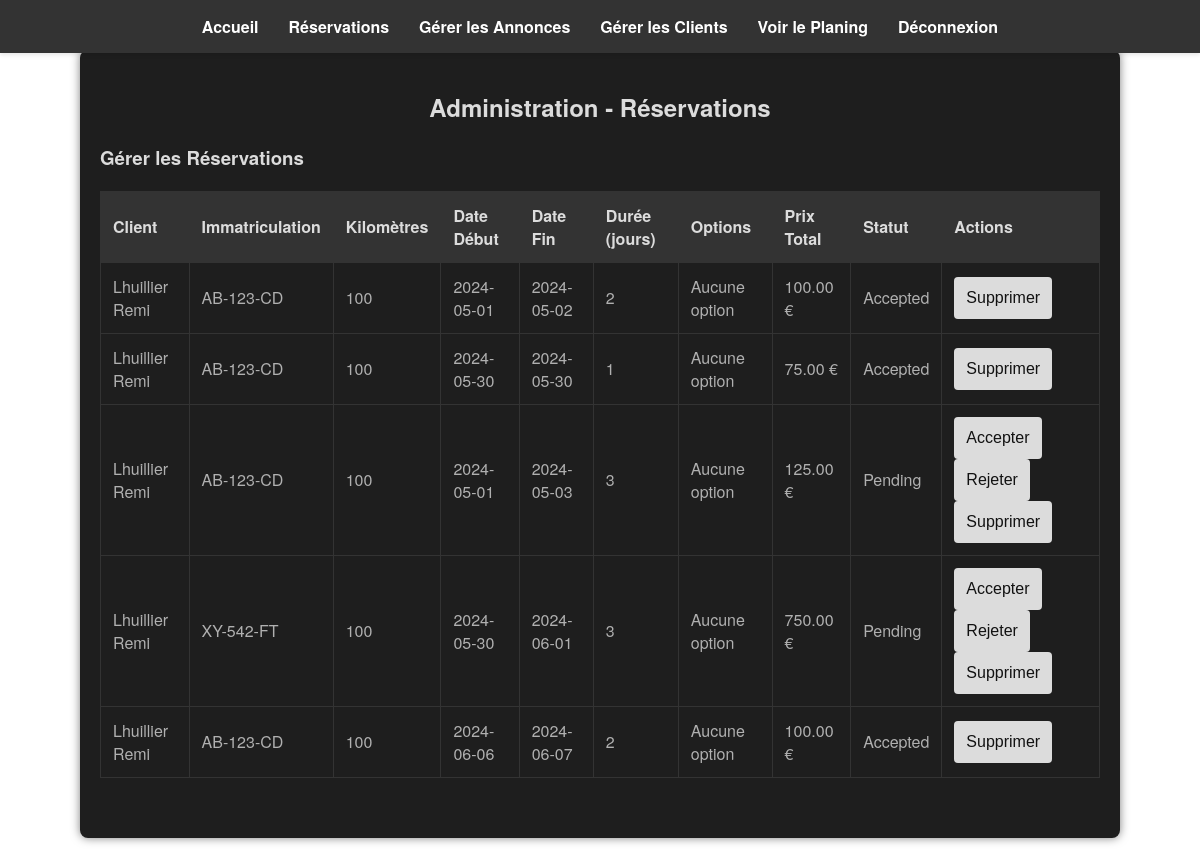
The page /admin.php (signed in) on the database its author committed.
### tables this page shows
CREATE TABLE `reservations` (
  `id` int(11) NOT NULL,
  `id_client` int(11) DEFAULT NULL,
  `immatriculation` varchar(16) DEFAULT NULL,
  `kilometres` int(11) DEFAULT NULL,
  `days` int(11) NOT NULL,
  `total_price` decimal(10,2) NOT NULL,
  `status` enum('pending','accepted','rejected') DEFAULT 'pending',
  `start_date` date DEFAULT NULL,
  `end_date` date DEFAULT NULL
);

CREATE TABLE `clients` (
  `id_client` int(11) NOT NULL,
  `id_type_client` int(11) NOT NULL,
  `nom` varchar(100) NOT NULL,
  `prenom` varchar(100) NOT NULL,
  `adresse` varchar(256) NOT NULL,
  `email` varchar(100) NOT NULL,
  `password` varchar(255) NOT NULL,
  `is_admin` tinyint(1) NOT NULL DEFAULT 0
);

### admin.php (the view, shortened to what this page needs)
<?php
$servername = "localhost";
$username = "root";
$password = "";
$dbname = "locauto";
$conn = new mysqli($servername, $username, $password, $dbname);
$sql_reservations = "SELECT r.id, r.immatriculation, r.kilometres, r.days, r.total_price, r.status, r.start_date, r.end_date, c.nom, c.prenom
                     FROM reservations r
                     JOIN clients c ON r.id_client = c.id_client";
$result_reservations = $conn->query($sql_reservations);
?>
<!DOCTYPE html>
<html lang="fr">
<head>
    <link rel="stylesheet" href="CSS/admin.css">
    <link rel="stylesheet" href="CSS/styles.css">
</head>
<body>
<header>
    <nav>
        <ul>
            <li><a href="index.php">Accueil</a></li>
            <li><a href="admin.php">Réservations</a></li>
            <li><a href="admin_annonces.php">Gérer les Annonces</a></li>
            <li><a href="admin_clients.php">Gérer les Clients</a></li>
            <li><a href="planing.php">Voir le Planing</a></li>
            <li><a href="logout.php">Déconnexion</a></li>
        </ul>
    </nav>
</header>
    <div class="admin-containerspe">
        <h2 class="admin-title">Administration - Réservations</h2>
        <div class="form-section">
            <h3>Gérer les Réservations</h3>
            <table>
                <thead>
                    <tr>
                        <th>Client</th>
                        <th>Immatriculation</th>
                        <th>Kilomètres</th>
                        <th>Date Début</th>
                        <th>Date Fin</th>
                        <th>Durée (jours)</th>
                        <th>Options</th>
                        <th>Prix Total</th>
                        <th>Statut</th>
                        <th>Actions</th>
                    </tr>
                </thead>
                <tbody>
                    <?php if ($result_reservations->num_rows > 0): ?>
                        <?php while($row = $result_reservations->fetch_assoc()): ?>
                            <tr>
                                <td><?php echo $row['nom'] . " " . $row['prenom']; ?></td>
                                <td><?php echo $row['immatriculation']; ?></td>
                                <td><?php echo $row['kilometres']; ?></td>
                                <td><?php echo $row['start_date']; ?></td>
                                <td><?php echo $row['end_date']; ?></td>
                                <td><?php echo $row['days']; ?></td>
                                <td>
                                    <?php
                                    $reservation_id = $row['id'];
                                    $sql_options = "SELECT o.option, o.prix FROM reservation_options ro
                                                    JOIN options o ON ro.option_id = o.id_option
                                                    WHERE ro.reservation_id = '$reservation_id'";
                                    $result_options = $conn->query($sql_options);
                                    if ($result_options->num_rows > 0) {
                                        while ($option = $result_options->fetch_assoc()) {
                                            echo $option['option'] . " (+".$option['prix']." €)<br>";
                                        }
                                    } else {
                                        echo "Aucune option";
                                    }
                                    ?>
                                </td>
                                <td><?php echo $row['total_price']; ?> €</td>
                                <td><?php echo ucfirst($row['status']); ?></td>
                                <td>
                                    <?php if ($row['status'] == 'pending'): ?>
                                        <form action="admin.php" method="POST" style="display:inline;">
                                            <button type="submit" name="update_reservation_status">Accepter</button>
                                        </form>
                                        <form action="admin.php" method="POST" style="display:inline;">
                                            <button type="submit" name="update_reservation_status">Rejeter</button>
                                        </form>
                                    <?php endif; ?>
                                    <form action="admin.php" method="POST" style="display:inline;">
                                        <button type="submit" name="delete_reservation">Supprimer</button>
                                    </form>
                                </td>
                            </tr>
                        <?php endwhile; ?>
                    <?php else: ?>
                        <tr>
                            <td colspan="11">Aucune réservation trouvée.</td>
                        </tr>
                    <?php endif; ?>
                </tbody>
            </table>
        </div>
    </div>
</body>
</html>

### CSS/admin.css (style rules this page uses)
body { margin: 0; padding: 0; }
nav ul { display: flex; justify-content: center; align-items: center; list-style: none; padding: 0; }
body { font-family: 'Helvetica Neue', Arial, sans-serif; margin: 0; padding: 0; background-color: #ffffff; color: #000000; }
header { position: fixed; top: 0; width: 100%; padding-top: 1px; }
header nav ul { list-style: none; padding: 0; text-align: center; margin: 0; }
header nav ul li { display: inline; margin: 0 15px; position: relative; }
header nav ul li a { color: white; text-decoration: none; font-weight: bold; font-size: 16px; }
header nav ul li { position: relative; }
.admin-containerspe h2 { text-align: center; margin-bottom: 20px; color: #dcdcdc; }
.form-section { margin-bottom: 40px; }
.form-section h3 { margin-bottom: 20px; color: #dcdcdc; }
.form-section form { display: flex; flex-direction: column; }
.form-section button { padding: 12px; background-color: #dcdcdc; color: #121212; border: none; border-radius: 4px; cursor: pointer; font-size: 16px; transition: background-color 0.3s ease; }

### CSS/styles.css (style rules this page uses)
body { font-family: 'Helvetica Neue', Arial, sans-serif; margin: 0; padding: 0; background-color: #ffffff; color: #000000; }
header { background-color: #333; color: white; position: fixed; box-shadow: 0 2px 4px rgba(0, 0, 0, 0.1); padding: 15px 0; top: 0; width: 100%; }
header nav ul { list-style: none; padding: 0; text-align: center; margin: 0; }
header nav ul li { display: inline; margin: 0 15px; position: relative; }
header nav ul li a { color: white; text-decoration: none; font-weight: bold; font-size: 16px; }
header nav ul li { position: relative; }
.admin-containerspe { max-width: 1000px; margin: 50px auto; padding: 20px; background-color: #1e1e1e; border-radius: 8px; box-shadow: 0 0 10px rgba(0, 0, 0, 0.5); }
.admin-title { color: white; }
.admin-containerspe h2 { text-align: center; margin-bottom: 20px; color: #dcdcdc; }
.form-section { margin-bottom: 40px; }
.form-section h3 { margin-bottom: 20px; color: #dcdcdc; }
.form-section form { display: flex; flex-direction: column; }
.form-section button { padding: 12px; background-color: #dcdcdc; color: #121212; border: none; border-radius: 4px; cursor: pointer; font-size: 16px; transition: background-color 0.3s ease; }
table { width: 100%; border-collapse: collapse; margin-bottom: 20px; }
table th, table td { border: 1px solid #333; padding: 12px; text-align: left; color: #b0b0b0; }
table th { background-color: #333; color: #dcdcdc; font-weight: bold; }
table td form { display: inline; }
table td button { padding: 8px 12px; background-color: #dcdcdc; color: #121212; border: none; border-radius: 4px; cursor: pointer; font-size: 14px; transition: background-color 0.3s ease; }

### rows shown on the page
reservations: id_client.nom "Lhuillier", id_client.prenom "Remi", immatriculation "AB-123-CD", kilometres "100", start_date "2024-05-01", end_date "2024-05-02", days "2", total_price "100.00", status "Accepted"
reservations: id_client.nom "Lhuillier", id_client.prenom "Remi", immatriculation "AB-123-CD", kilometres "100", start_date "2024-05-30", end_date "2024-05-30", days "1", total_price "75.00", status "Accepted"
reservations: id_client.nom "Lhuillier", id_client.prenom "Remi", immatriculation "AB-123-CD", kilometres "100", start_date "2024-05-01", end_date "2024-05-03", days "3", total_price "125.00", status "Pending"
reservations: id_client.nom "Lhuillier", id_client.prenom "Remi", immatriculation "XY-542-FT", kilometres "100", start_date "2024-05-30", end_date "2024-06-01", days "3", total_price "750.00", status "Pending"
reservations: id_client.nom "Lhuillier", id_client.prenom "Remi", immatriculation "AB-123-CD", kilometres "100", start_date "2024-06-06", end_date "2024-06-07", days "2", total_price "100.00", status "Accepted"
